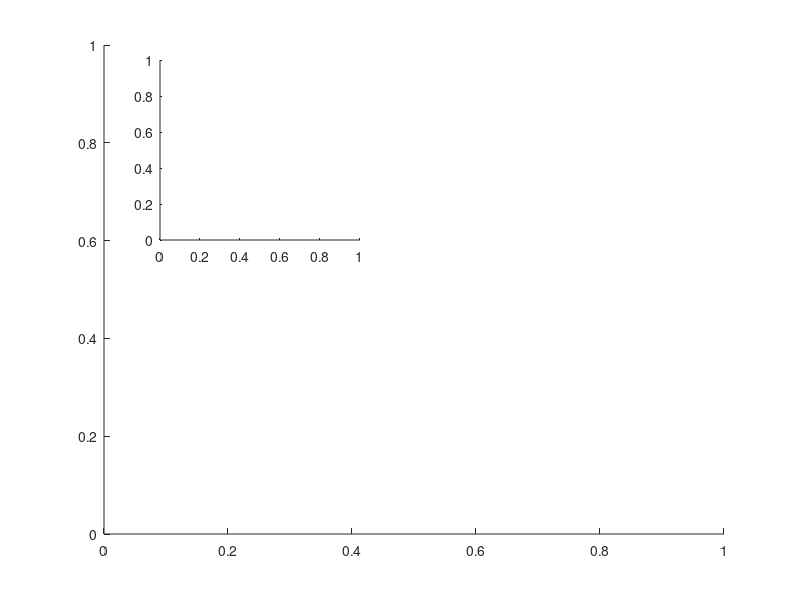

The MATLAB source for this figure: (Note: this script raises an error after producing the figure.)
% This script relies on you having generated the contactSet variable from
% the SPR simulations; can be made by calling the simulation function as
% [PCs,endField,contactSet] = simulateWensinkField(intermediateField,fieldSettings,dispSettings);

clear all
close all

root = '/home/omeacock/Documents/SPRruns/ContactRateRuns';
branch = 'SimulationResults_F=%f.mat';
% twigs = {'0pt5.mat','0pt625.mat','0pt75.mat','0pt875.mat','1.mat','1pt125.mat','1pt25.mat','1pt375.mat','1pt5.mat','1pt625.mat','1pt75.mat','1pt875.mat','2.mat'};
fList = 0.5:0.125:2;

figure(1)
ax1 = gca;
hold(ax1,'on')
ax2 = axes('Position',[0.2,0.6,0.25,0.3],'Units','Normalized');
hold(ax2,'on')

meanContNoStore = zeros(size(fList));
contRateStore = zeros(size(fList));
vStore = zeros(size(fList));

minContTime = 5; %Discounts extremely transient contacts

for fInd = 1:size(fList,2)
    f = fList(fInd);
    load(fullfile(root,sprintf(branch,f)))
    maxInd = size(contactSet{1},1);
    
    vDt = fieldSettings.FrameSkip * fieldSettings.motiledt; %The time between sampled points for trajectories
    cDt = fieldSettings.FireSkip * fieldSettings.motiledt; %The time between sampled points for contact detection
    
    meanContNoTmp = zeros(size(contactSet{1},1),1);
    contRateTmp = zeros(size(contactSet{1},1),1);

    %Outer loop - through each rod
    for r = 1:size(contactSet{1},1)
        expandedConts = zeros(maxInd,size(contactSet,2)); %Will contain 1s when a particular rod is contacted by this one, 0s otherwise
        
        %Inner loop - through each timepoint
        for t = 1:size(contactSet,2)
            expandedConts(contactSet{t}{r},t) = 1;
        end
        
        %Store the mean number of rods this rod is touching at any given
        %time
        meanContNoTmp(r) = mean(sum(expandedConts,1));
        
        %Set any initial contacts to zero (contact rate is based on new
        %contacts only)
        expandedConts(expandedConts(:,1)==1,:) = 0;
        contRateTmp(r) = sum(sum(expandedConts,2)>minContTime)/(size(contactSet,2)*cDt);
    end

    vStore(fInd) = mean(arrayfun(@(x)mean(x.vmag),data));
    meanContNoStore(fInd) = mean(meanContNoTmp);
    contRateStore(fInd) = mean(contRateTmp);

    currCol = [(fInd-1)/size(fList,2),1-((fInd-1)/size(fList,2)),1];
    plot(ax1,vStore(fInd),contRateStore(fInd),'.','MarkerSize',20,'Color',currCol)    
    plot(ax2,vStore(fInd),meanContNoStore(fInd),'.','MarkerSize',20,'Color',currCol)
end

alphK = vStore'\contRateStore';
plot(ax1,[0,0.3],[0,0.3*alphK],'--','LineWidth',1.5,'Color','k')
plot(ax2,[0,0.3],[5,5],'--','LineWidth',1.5,'Color','k')

ax1.LineWidth = 1.5;
ax1.Box = 'on';

ax2.LineWidth = 1.5;
ax2.Box = 'on';
axis(ax2,[0,0.3,0,7])

xlabel(ax1,'Average rod velocity')
ylabel(ax1,'Average lost contact rate')

disp(['alphaK is ', num2str(alphK)])
